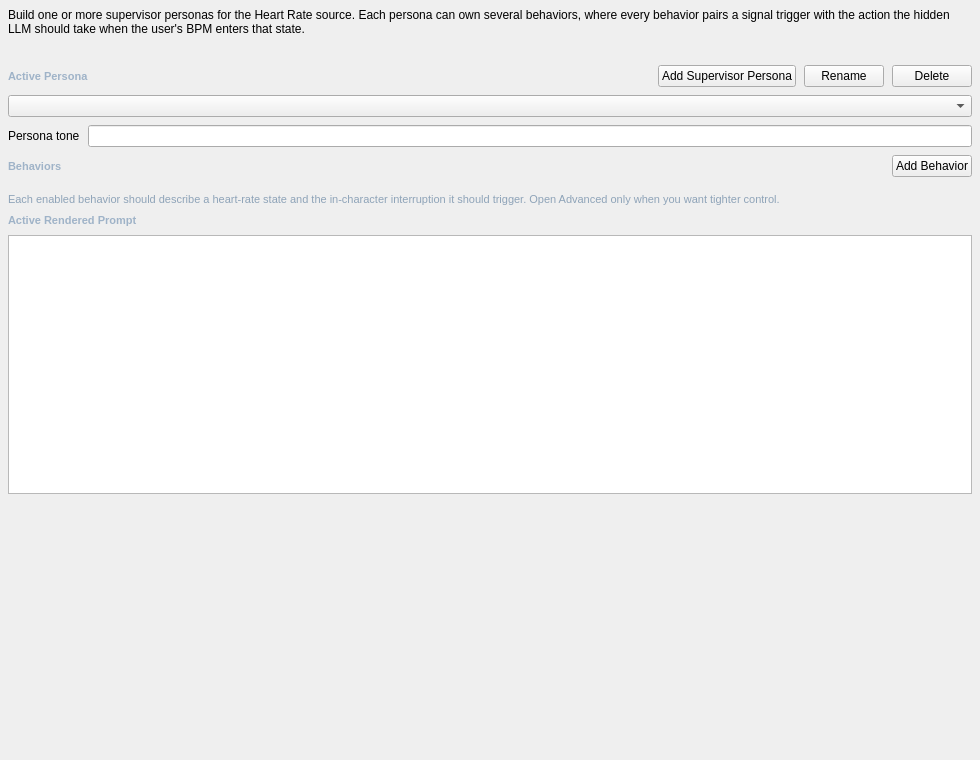
<?xml version="1.0" encoding="UTF-8"?>
<ui version="4.0">
 <class>HeartRateBehaviorTab</class>
 <widget class="QWidget" name="HeartRateBehaviorTab">
  <property name="geometry">
   <rect>
    <x>0</x>
    <y>0</y>
    <width>980</width>
    <height>760</height>
   </rect>
  </property>
  <layout class="QVBoxLayout" name="root_layout">
   <property name="leftMargin"><number>8</number></property>
   <property name="topMargin"><number>8</number></property>
   <property name="rightMargin"><number>8</number></property>
   <property name="bottomMargin"><number>8</number></property>
   <property name="spacing"><number>8</number></property>
   <item>
    <widget class="QLabel" name="heart_rate_behavior_intro_label">
     <property name="text">
      <string>Build one or more supervisor personas for the Heart Rate source. Each persona can own several behaviors, where every behavior pairs a signal trigger with the action the hidden LLM should take when the user's BPM enters that state.</string>
     </property>
     <property name="wordWrap"><bool>true</bool></property>
    </widget>
   </item>
   <item>
    <widget class="QLabel" name="heart_rate_behavior_state_label">
     <property name="styleSheet"><string notr="true">color: #8ea3b8; font-size: 11px;</string></property>
     <property name="text"><string/></property>
     <property name="wordWrap"><bool>true</bool></property>
    </widget>
   </item>
   <item>
    <layout class="QHBoxLayout" name="heart_rate_behavior_persona_header_layout">
     <item>
      <widget class="QLabel" name="heart_rate_behavior_persona_label">
       <property name="styleSheet"><string notr="true">color: #9fb3c8; font-size: 11px; font-weight: 600;</string></property>
       <property name="text"><string>Active Persona</string></property>
      </widget>
     </item>
     <item>
      <spacer name="heart_rate_behavior_persona_header_spacer">
       <property name="orientation"><enum>Qt::Horizontal</enum></property>
       <property name="sizeHint" stdset="0"><size><width>40</width><height>20</height></size></property>
      </spacer>
     </item>
     <item><widget class="QPushButton" name="btn_heart_rate_behavior_add_persona"><property name="text"><string>Add Supervisor Persona</string></property></widget></item>
     <item><widget class="QPushButton" name="btn_heart_rate_behavior_rename_persona"><property name="text"><string>Rename</string></property></widget></item>
     <item><widget class="QPushButton" name="btn_heart_rate_behavior_delete_persona"><property name="text"><string>Delete</string></property></widget></item>
    </layout>
   </item>
   <item><widget class="QComboBox" name="heart_rate_behavior_persona_combo"/></item>
   <item>
    <layout class="QFormLayout" name="heart_rate_behavior_persona_form">
     <property name="fieldGrowthPolicy"><enum>QFormLayout::ExpandingFieldsGrow</enum></property>
     <item row="0" column="0"><widget class="QLabel" name="heart_rate_behavior_persona_tone_label"><property name="text"><string>Persona tone</string></property></widget></item>
     <item row="0" column="1"><widget class="QLineEdit" name="heart_rate_behavior_persona_style_edit"/></item>
    </layout>
   </item>
   <item>
    <layout class="QHBoxLayout" name="heart_rate_behavior_behavior_header_layout">
     <item>
      <widget class="QLabel" name="heart_rate_behavior_behavior_label">
       <property name="styleSheet"><string notr="true">color: #9fb3c8; font-size: 11px; font-weight: 600;</string></property>
       <property name="text"><string>Behaviors</string></property>
      </widget>
     </item>
     <item>
      <spacer name="heart_rate_behavior_behavior_header_spacer">
       <property name="orientation"><enum>Qt::Horizontal</enum></property>
       <property name="sizeHint" stdset="0"><size><width>40</width><height>20</height></size></property>
      </spacer>
     </item>
     <item><widget class="QPushButton" name="btn_heart_rate_behavior_add_behavior"><property name="text"><string>Add Behavior</string></property></widget></item>
    </layout>
   </item>
   <item>
    <widget class="QWidget" name="heart_rate_behavior_behaviors_widget">
     <layout class="QVBoxLayout" name="heart_rate_behavior_behaviors_layout">
      <property name="leftMargin"><number>0</number></property>
      <property name="topMargin"><number>0</number></property>
      <property name="rightMargin"><number>0</number></property>
      <property name="bottomMargin"><number>0</number></property>
      <property name="spacing"><number>8</number></property>
     </layout>
    </widget>
   </item>
   <item>
    <widget class="QLabel" name="heart_rate_behavior_note_label">
     <property name="styleSheet"><string notr="true">color: #8ea3b8; font-size: 11px;</string></property>
     <property name="text"><string>Each enabled behavior should describe a heart-rate state and the in-character interruption it should trigger. Open Advanced only when you want tighter control.</string></property>
     <property name="wordWrap"><bool>true</bool></property>
    </widget>
   </item>
   <item>
    <widget class="QLabel" name="heart_rate_behavior_preview_label">
     <property name="styleSheet"><string notr="true">color: #9fb3c8; font-size: 11px; font-weight: 600;</string></property>
     <property name="text"><string>Active Rendered Prompt</string></property>
    </widget>
   </item>
   <item>
    <widget class="QPlainTextEdit" name="heart_rate_behavior_preview_edit">
     <property name="minimumHeight"><number>180</number></property>
     <property name="readOnly"><bool>true</bool></property>
    </widget>
   </item>
   <item>
    <spacer name="root_spacer">
     <property name="orientation"><enum>Qt::Vertical</enum></property>
     <property name="sizeHint" stdset="0"><size><width>20</width><height>40</height></size></property>
    </spacer>
   </item>
  </layout>
 </widget>
 <resources/>
 <connections/>
</ui>
